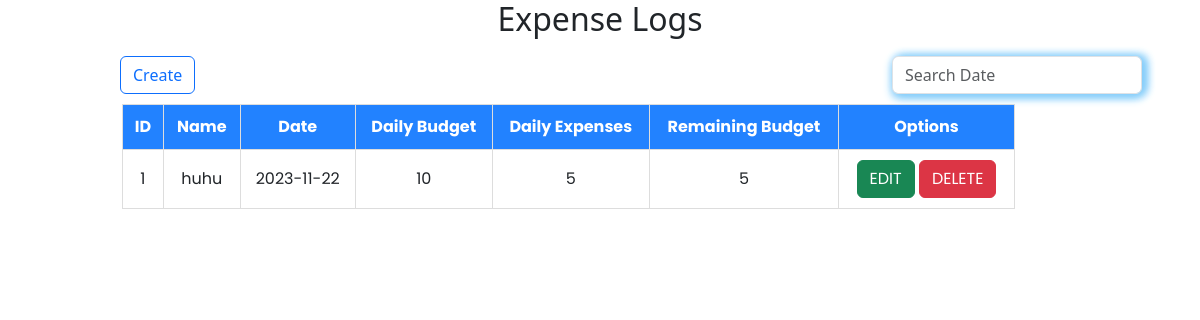
Screenshot of /expense/user.php with the database file from the repository.
### tables this page shows
CREATE TABLE `expense` (
  `id` int(11) NOT NULL,
  `Name` varchar(100) NOT NULL,
  `Date` varchar(100) NOT NULL,
  `Daily_Budget` varchar(100) NOT NULL,
  `Daily_Expenses` varchar(100) NOT NULL,
  `Remaining_Budget` varchar(100) NOT NULL
);

### expense/user.php (the view, shortened to what this page needs)
<?php
include("../connection/config.php");
?>
<!DOCTYPE html>
<html lang="en">
<head>
    <link href="https://cdn.jsdelivr.net/npm/bootstrap@5.3.2/dist/css/bootstrap.min.css" rel="stylesheet">
</head>
<body>
    <div class="container">
        <h2>Expense Logs</h2>
        <div class="header">
            <div class="nav">
                <div class="search">
                    <input class="form-control me-2" name="search" id="live_search" type="search" placeholder="Search Date" aria-label="Search">
                </div>
                <div class="create">
                    <button type="button" class="btn btn-outline-primary" data-bs-toggle="modal" data-bs-target="#create">
                        Create
                    </button>
                </div>
                <table style="width:80%" id="data-table">
                    <thead>
                        <tr>
                            <th>ID</th>
                            <th>Name</th>
                            <th>Date</th>
                            <th>Daily Budget</th>
                            <th>Daily Expenses</th>
                            <th>Remaining Budget</th>
                            <th>Options</th>
                        </tr>
                    </thead>
                    <tbody>
                        <?php
                        $sql = "SELECT * FROM expense ORDER BY DATE DESC";
                        $result = mysqli_query($conn, $sql);
                        $number = 1;
                        while ($row = mysqli_fetch_assoc($result)) {
                            echo "
                <tr>
                <td>$number</td>
                <td>{$row['Name']}</td>
                <td>{$row['Date']}</td>
                <td>{$row['Daily_Budget']}</td>
                <td>{$row['Daily_Expenses']}</td>
                <td>{$row['Remaining_Budget']}</td>
                <td>
                    <button type='button' class='btn btn-success'  onclick = 'editvalue({$row['id']})'>EDIT
                    </button>
                    <button class = 'btn btn-danger' onclick = 'toDelete({$row['id']})'>DELETE</button>
                </td>
            </tr>
                ";
                            $number++;
                        }
                        ?>
                    </tbody>
                </table>
</body>
</html>

### expense/user.php (style rules this page uses)
.container table { width: 100%; border-collapse: collapse; margin-top: 20px; margin-left: 80px; border-radius: 10px; font-family: 'Poppins', sans-serif; }
.container h2 { text-align: center; top: 100px; }
.container tr th { text-align: center; }
th, td { border: 1px solid #ddd; padding: 10px; text-align: center; }
th { background-color: #2282ff; color: white; }
.create button { text-align: right; }
.create { position: relative; top: 10px; left: -180px; }
.search input { width: 250px; box-shadow: 4px 0 10px lightskyblue, 0 4px 10px lightskyblue, 4px 0 10px lightskyblue; position: relative; left: 850px; top: 10px; }

### rows the page displays
expense: Name "huhu", Date "2023-11-22", Daily_Budget "10", Daily_Expenses "5", Remaining_Budget "5"
